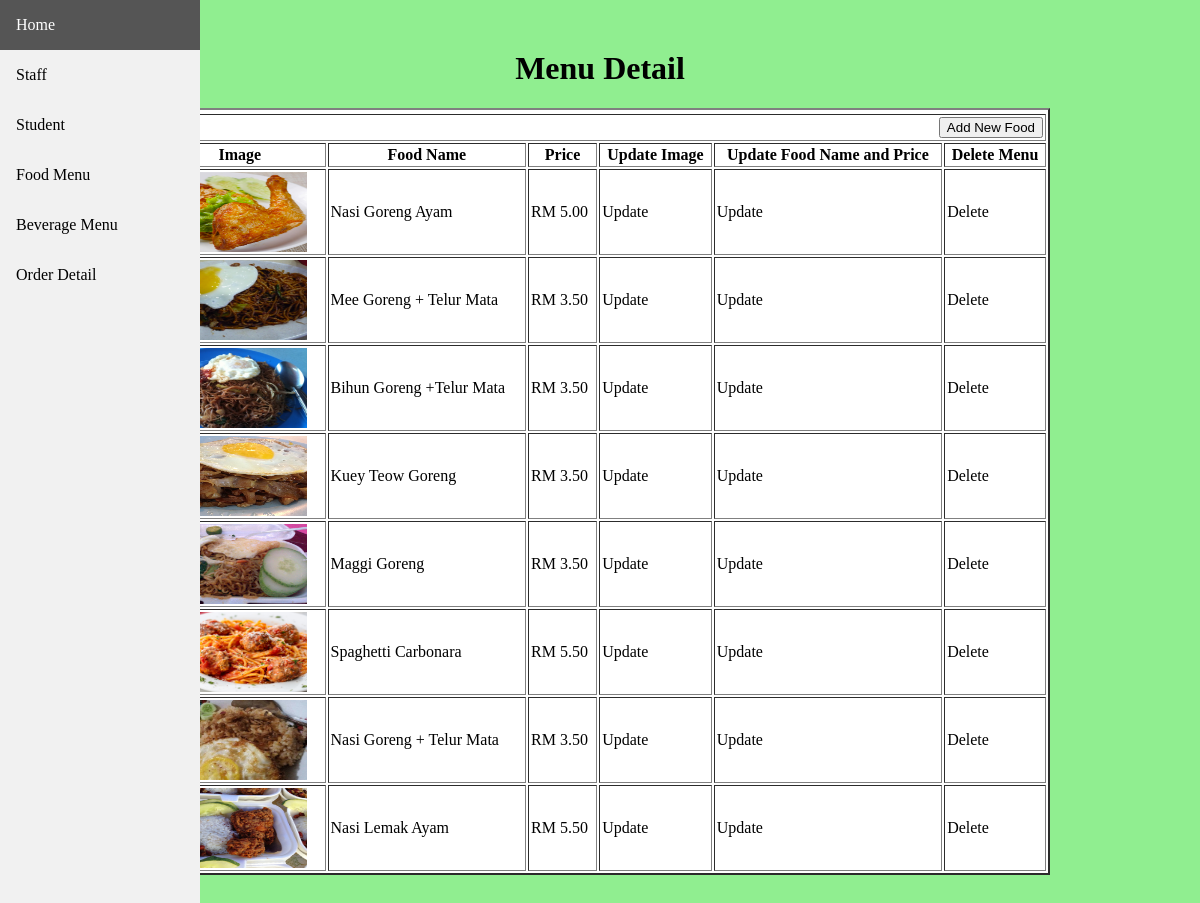
The app's page /admin/food_menu.php with its own data.
### tables this page shows
CREATE TABLE `food` (
  `food_id` int(11) NOT NULL,
  `food_name` varchar(255) NOT NULL,
  `food_price` decimal(4,2) NOT NULL,
  `food_image` text NOT NULL
);

### admin/food_menu.php (the view, shortened to what this page needs)
<?php
include("includes/db.php");
$c = $_SESSION['admin_user'];
  $get_c = "select * from admin where admin_user ='$c'";
  $run_c = mysqli_query($con, $get_c);
  $row_c = mysqli_fetch_array($run_c);
  $admin_id = $row_c['admin_id'];
?>
<!DOCTYPE html>
<html>
<head>
</head>
<body>
  <div class="sidebar">
  <a href="index.php">Home</a>
  <?php echo"<a href='staff.php?admin_id=$admin_id'>Staff</a>"?>
  <?php echo"<a href='student.php?admin_id=$admin_id'>Student</a>"?>
  <?php echo"<a href='food_menu.php?admin_id=$admin_id'>Food Menu</a>"?>
  <?php echo"<a href='drink_menu.php?admin_id=$admin_id'>Beverage Menu</a>"?>
  <?php echo"<a href='orders.php?admin_id=$admin_id'>Order Detail</a>"?>
</div>
<div>
<h1>Menu Detail</h1>
<form enctype="multipart/form-data">
  <table width="900" border="2" align="center" cellpadding="2" cellspacing="2" bgcolor="white">
  <tr>
    <tr>
          <td colspan="7" align="right">
          <button><a href="add_food.php">Add New Food</a></button></td>
    </tr>
      <th>Image</th>
      <th>Food Name</th>
      <th>Price</th>
      <th>Update Image</th>
      <th>Update Food Name and Price</th>
      <th>Delete Menu</th>
  </tr>
</form>
</div>
<?php
$sel_food = "select * from food";
$view_food = mysqli_query($con, $sel_food);
while ($row = mysqli_fetch_array($view_food)) {
$food_id = $row['food_id'];
$food_name = $row['food_name'];
$food_price = $row['food_price'];
$food_image = $row['food_image'];
    echo "
<tr>
    <td>
    <img src='../staff/images/$food_image' width='150px' height='80px' align='center'>
    </td>
    <td> $food_name </td>
    <td>RM $food_price</td>
    <td><a href='update_food_image.php?food_id=$food_id'>Update</a></td>
    <td><a href='update_food.php?food_id=$food_id'>Update</a></td>
    <td><a href='delete_food.php?food_id=$food_id'>Delete</a></td>
</tr>
   ";
  }
?>
</body>
</html>

### admin/food_menu.php (style rules this page uses)
body { background-color: lightgreen; margin: 50px; }
h1 { text-align: center; }
.sidebar { margin: 0; padding: 0; width: 200px; background-color: #f1f1f1; position: fixed; height: 100%; overflow: auto; z-index: 1; top: 0; left: 0 }
.sidebar a { display: block; color: black; padding: 16px; text-decoration: none; }
a { text-decoration: none; color: black; }

### records on screen
food: food_image (picture), food_name "Nasi Goreng Ayam", food_price "5.00"
food: food_image (picture), food_name "Mee Goreng + Telur Mata", food_price "3.50"
food: food_image (picture), food_name "Bihun Goreng +Telur Mata", food_price "3.50"
food: food_image (picture), food_name "Kuey Teow Goreng", food_price "3.50"
food: food_image (picture), food_name "Maggi Goreng", food_price "3.50"
food: food_image (picture), food_name "Spaghetti Carbonara", food_price "5.50"
food: food_image (picture), food_name "Nasi Goreng + Telur Mata", food_price "3.50"
food: food_image (picture), food_name "Nasi Lemak Ayam", food_price "5.50"
